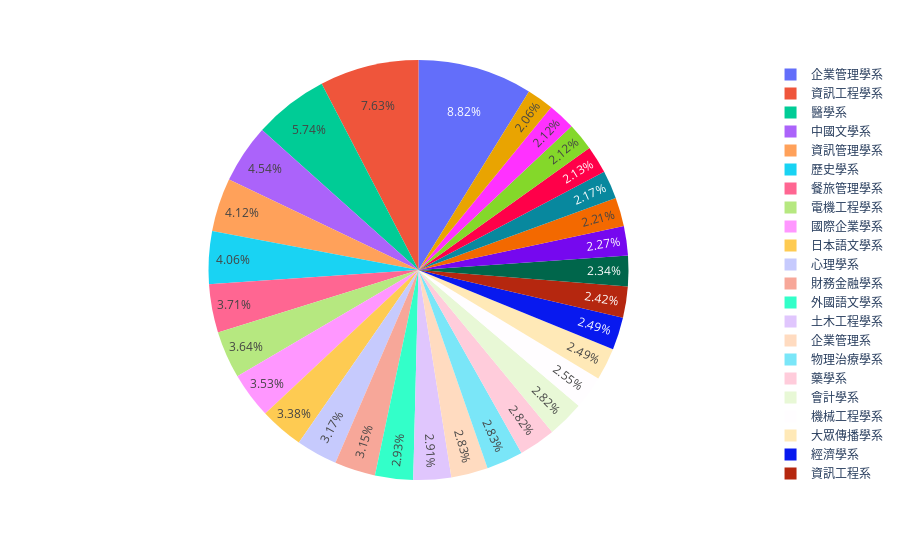

Notebook code for this chart:
### Code cell
fig = px.pie(students_by_department_sorted.head(30), values='僑生及港澳生小計', names='系所名稱')
fig.show()

### Figure 1 — Plotly figure (JSON) as saved in the notebook; plotly's stock layout.template omitted (floating-point values rounded to 4 significant figures)
{"data": [{"domain": {"x": [0, 1], "y": [0, 1]}, "hovertemplate": "系所名稱=%{label}<br>僑生及港澳生小計=%{value}<extra></extra>", "labels": ["企業管理學系", "資訊工程學系", "醫學系", "中國文學系", "資訊管理學系", "歷史學系", "餐旅管理學系", "電機工程學系", "國際企業學系", "日本語文學系", "心理學系", "財務金融學系", "外國語文學系", "土木工程學系", "企業管理系", "物理治療學系", "藥學系", "會計學系", "機械工程學系", "大眾傳播學系", "經濟學系", "資訊工程系", "護理學系", "音樂學系", "職能治療學系", "幼兒教育學系", "獸醫學系", "社會工作學系", "餐旅管理系", "美術學系"], "legendgroup": "", "name": "", "showlegend": true, "type": "pie", "values": [3359, 2906, 2188, 1728, 1569, 1546, 1414, 1388, 1346, 1286, 1207, 1198, 1115, 1107, 1077, 1076, 1075, 1075, 973, 949, 949, 920, 890, 865, 843, 825, 812, 809, 807, 785]}], "layout": {"legend": {"tracegroupgap": 0}, "margin": {"t": 60}}}
